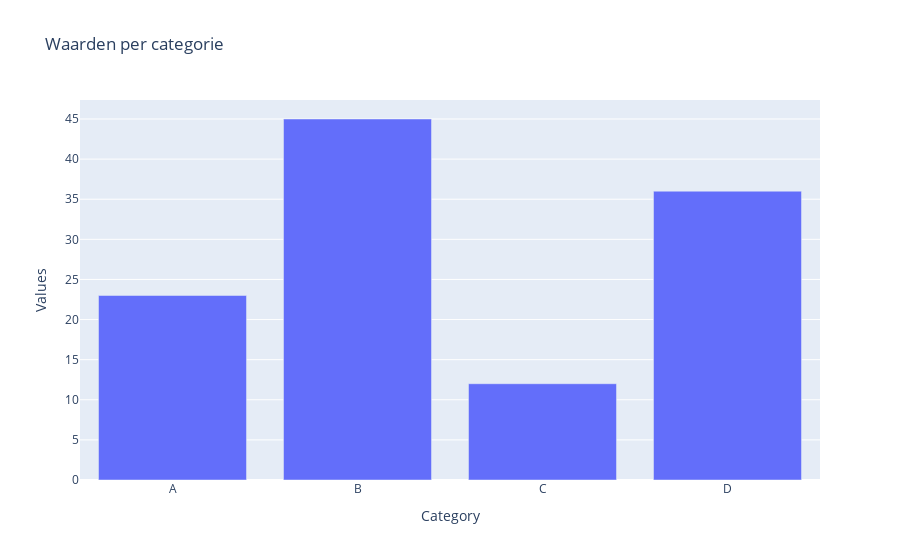

Here is the notebook cell this chart was saved with:
### Markdown cell above
2. Staafdiagram (bar chart)

### Code cell
df_cat = pd.DataFrame({
    'Category': ['A', 'B', 'C', 'D'],
    'Values': [23, 45, 12, 36]
})

fig = px.bar(df_cat, x='Category', y='Values', title='Waarden per categorie')
fig.show()

### Figure 1 — Plotly figure (JSON) as saved in the notebook; plotly's stock layout.template omitted (floating-point values rounded to 4 significant figures)
{"data": [{"hovertemplate": "Category=%{x}<br>Values=%{y}<extra></extra>", "legendgroup": "", "marker": {"color": "#636efa", "pattern": {"shape": ""}}, "name": "", "orientation": "v", "showlegend": false, "textposition": "auto", "type": "bar", "x": ["A", "B", "C", "D"], "xaxis": "x", "y": [23, 45, 12, 36], "yaxis": "y"}], "layout": {"barmode": "relative", "legend": {"tracegroupgap": 0}, "title": {"text": "Waarden per categorie"}, "xaxis": {"anchor": "y", "domain": [0, 1], "title": {"text": "Category"}}, "yaxis": {"anchor": "x", "domain": [0, 1], "title": {"text": "Values"}}}}
